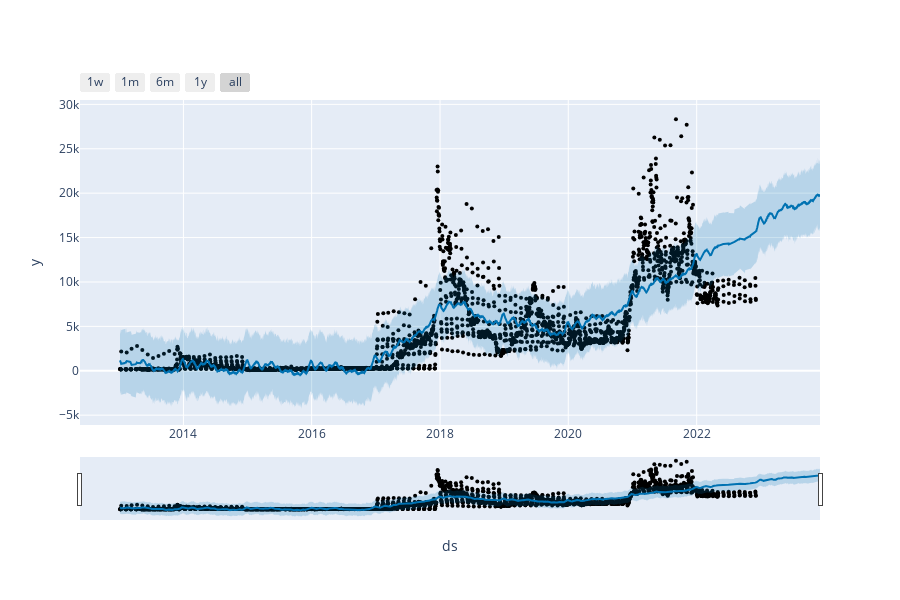

The code cell stored with this chart in its notebook:
### Code cell
plot_plotly(m, forecast)

### Figure 1 — Plotly figure (JSON) as saved in the notebook; plotly's stock layout.template omitted (floating-point values rounded to 4 significant figures; data arrays with more than 128 entries replaced by an {"elided": "..."} marker saying what was removed)
{"data": [{"marker": {"color": "black", "size": 4}, "mode": "markers", "name": "Actual", "type": "scatter", "x": {"elided": "3294 str values"}, "y": {"elided": "3294 float values"}}, {"hoverinfo": "skip", "line": {"width": 0}, "mode": "lines", "type": "scatter", "x": {"elided": "3659 str values"}, "y": {"elided": "3659 float values"}}, {"fill": "tonexty", "fillcolor": "rgba(0, 114, 178, 0.2)", "line": {"color": "#0072B2", "width": 2}, "mode": "lines", "name": "Predicted", "type": "scatter", "x": {"elided": "3659 str values"}, "y": {"elided": "3659 float values"}}, {"fill": "tonexty", "fillcolor": "rgba(0, 114, 178, 0.2)", "hoverinfo": "skip", "line": {"width": 0}, "mode": "lines", "type": "scatter", "x": {"elided": "3659 str values"}, "y": {"elided": "3659 float values"}}], "layout": {"height": 600, "showlegend": false, "width": 900, "xaxis": {"rangeselector": {"buttons": [{"count": 7, "label": "1w", "step": "day", "stepmode": "backward"}, {"count": 1, "label": "1m", "step": "month", "stepmode": "backward"}, {"count": 6, "label": "6m", "step": "month", "stepmode": "backward"}, {"count": 1, "label": "1y", "step": "year", "stepmode": "backward"}, {"step": "all"}]}, "rangeslider": {"visible": true}, "title": {"text": "ds"}, "type": "date"}, "yaxis": {"title": {"text": "y"}}}}
